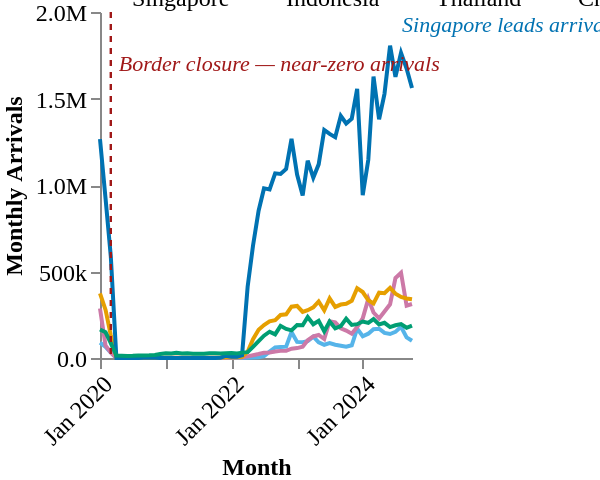

Source (Vega-Lite JSON):
### Vega-Lite specification from a JSON file in a GitHub repository (floating-point values rounded to 4 significant figures; data arrays with more than 128 entries replaced by an {"elided": "..."} marker saying what was removed)
{"$schema": "https://vega.github.io/schema/vega-lite/v5.json", "width": "container", "height": 240, "autosize": "fit", "padding": 0, "data": {"values": {"elided": "290 records"}}, "layer": [{"params": [{"name": "country_select", "select": {"type": "point", "fields": ["country_name"]}, "bind": "legend"}], "mark": {"type": "line", "strokeWidth": 2}, "encoding": {"x": {"field": "month", "type": "temporal", "timeUnit": "yearmonth", "axis": {"title": "Month", "titleFont": "DM Sans", "titleFontSize": 12, "labelFont": "DM Sans", "labelFontSize": 12, "labelAngle": -45, "grid": false, "format": "%b %Y"}}, "y": {"field": "arrivals", "type": "quantitative", "axis": {"title": "Monthly Arrivals", "format": ".2s", "labelFont": "DM Sans", "labelFontSize": 12, "titleFont": "DM Sans", "titleFontSize": 12, "grid": false}}, "color": {"field": "country_name", "type": "nominal", "scale": {"domain": ["Singapore", "Indonesia", "Thailand", "China", "Brunei"], "range": ["#0072B2", "#E69F00", "#009E73", "#CC79A7", "#56B4E9"]}, "legend": {"title": "Country", "orient": "none", "legendX": 0, "legendY": -30, "direction": "horizontal", "columns": 5, "labelFontSize": 12, "titleFontSize": 12, "labelFont": "DM Sans", "titleFont": "DM Sans"}}, "opacity": {"condition": {"param": "country_select", "value": 1}, "value": 0.15}, "tooltip": [{"field": "month", "type": "temporal", "timeUnit": "yearmonth", "title": "Month", "format": "%b %Y"}, {"field": "country_name", "type": "nominal", "title": "Country"}, {"field": "arrivals", "type": "quantitative", "title": "Arrivals", "format": ","}]}}, {"mark": {"type": "rule", "color": "#a01818", "strokeDash": [3, 3], "strokeWidth": 1.2}, "data": {"values": [{"month": "2020-03"}]}, "encoding": {"x": {"field": "month", "type": "temporal", "timeUnit": "yearmonth"}}}, {"mark": {"type": "text", "align": "left", "dx": 4, "dy": -60, "fontSize": 11, "fontStyle": "italic", "color": "#a01818", "font": "DM Sans"}, "data": {"values": [{"month": "2020-03", "label": "Border closure — near-zero arrivals"}]}, "encoding": {"x": {"field": "month", "type": "temporal", "timeUnit": "yearmonth"}, "text": {"field": "label", "type": "nominal"}}}, {"mark": {"type": "text", "align": "left", "dx": 6, "dy": -10, "fontSize": 11, "fontStyle": "italic", "color": "#0072B2", "font": "DM Sans"}, "data": {"values": [{"month": "2024-06", "arrivals": 1805492, "label": "Singapore leads arrivals"}]}, "encoding": {"x": {"field": "month", "type": "temporal", "timeUnit": "yearmonth"}, "y": {"field": "arrivals", "type": "quantitative"}, "text": {"field": "label", "type": "nominal"}}}], "config": {"background": "transparent", "view": {"stroke": "transparent"}}}
